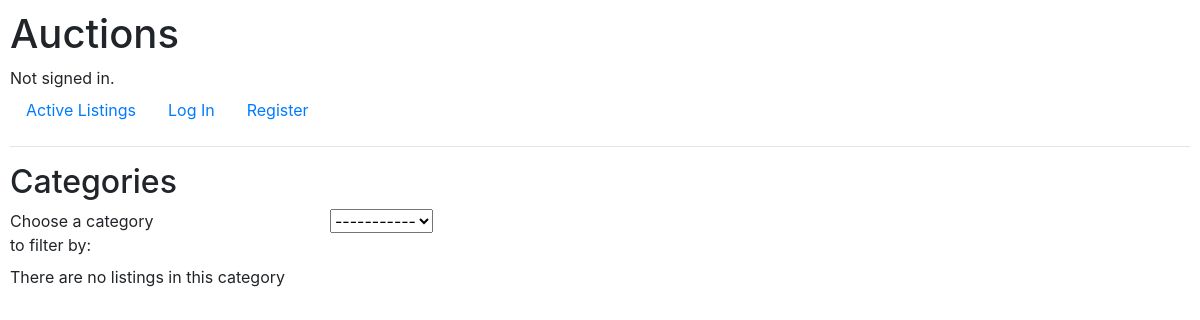
The page /categories on the database as committed earlier.
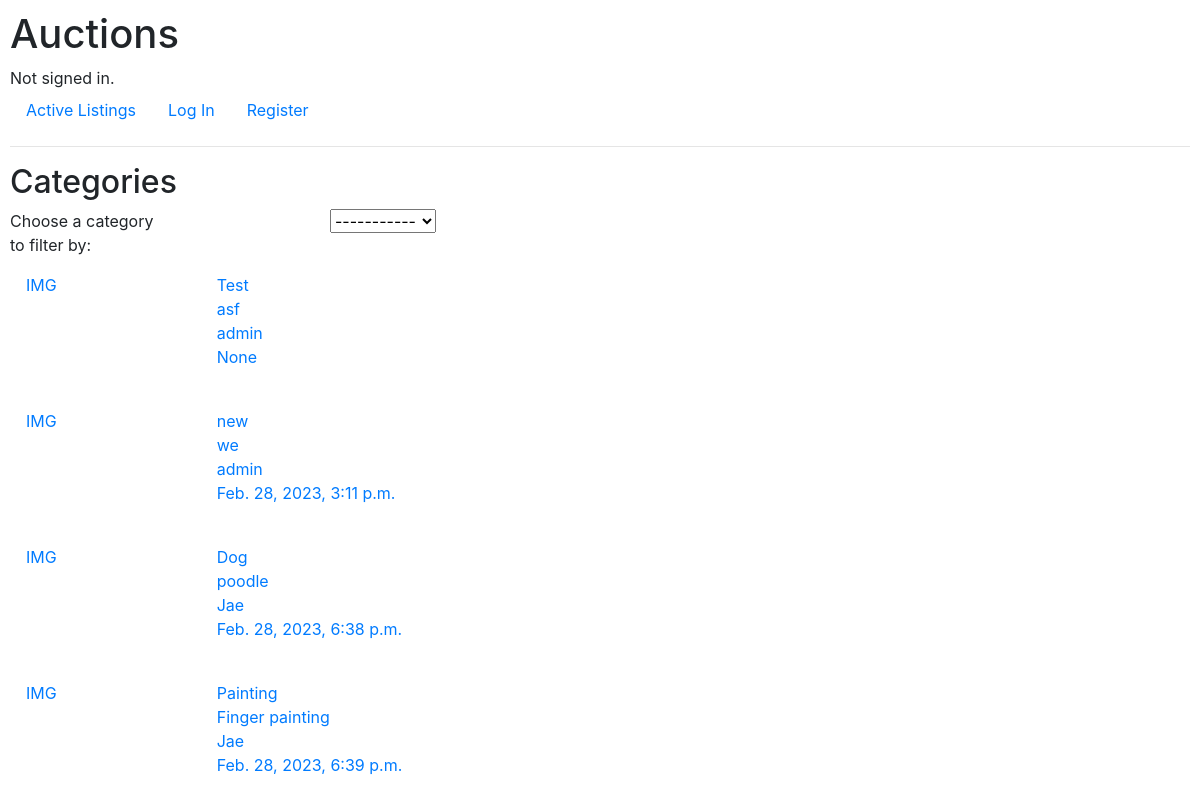
The same page on the database as committed later.
### auctions/models.py (models this page shows, shortened)
class Listing(models.Model):
    title           = models.CharField(max_length=30)
    category        = models.ForeignKey(Category, null=True, on_delete=models.SET_NULL)
    condition       = models.ForeignKey(Condition, null=True, on_delete=models.SET_NULL)
    description     = models.TextField(max_length=300)
    start_dateTime  = models.DateTimeField(auto_now_add=True)
    end_dateTime    = models.DateTimeField(null=True, blank=True)
    seller          = models.ForeignKey(User, on_delete=models.CASCADE)
    starting_price  = models.DecimalField(max_digits=10, decimal_places=2, default=None)

class User(AbstractUser):
    pass

### auctions/views.py (the view)
# urls.py: path("categories", views.categories, name="categories"),
def categories(request):
    if request.GET.get("filter"):
        category_filter = request.GET.get("filter")
        filtered_listings = Listing.objects.filter(category = category_filter)
        return render(request, "auctions/categories.html",   {
            "categories"    : Category.objects.all(),
            "listings"      : filtered_listings
        })
    else:
        return render(request, "auctions/categories.html",   {
            "categories"    : Category.objects.all(),
            "listings"      : Listing.objects.all()
        })

### auctions/models.py (called while the page is built)
    def __str__(self):
        return f"{self.category_name}"

### auctions/templates/auctions/categories.html (shortened to what this page needs)
{% extends "auctions/layout.html" %}
{% block body %}
    <h2>Categories</h2>
    <div class="listing-row">
        <label>Choose a category to filter by: </label>
        <form action="{% url 'categories' %}" method="get">
            <select name="filter" onchange="this.form.submit()">
                <option selected disabled>-----------</option>
            </select>
        </form>
    </div>
    <div>
        {% for listing in listings %}
        <a class="nav-link" href="{% url 'listing' listing.id %}">
            <div class="listing-row">
                <div>
                    <p> IMG</p>
                </div>
                <div>
                    {{ listing.title }} <br>
                    {{ listing.description }} <br>
                    {{ listing.seller }} <br>
                    {{ listing.end_dateTime }}
                </div>
            </div>
            <br>
        </a>
        {% empty %}
        <p>There are no listings in this category</p>
        {% endfor %}
    </div>
{% endblock %}

Rows that differ between the two databases and show on the page:
added Listing: title "Test", description "asf", seller "admin", end_dateTime "None"
added Listing: title "new", description "we", seller "admin", end_dateTime "Feb. 28, 2023, 3:11 p.m."
added Listing: title "Dog", description "poodle", seller "Jae", end_dateTime "Feb. 28, 2023, 6:38 p.m."
added Listing: title "Painting", description "Finger painting", seller "Jae", end_dateTime "Feb. 28, 2023, 6:39 p.m."
Other text that changed with them:
text no longer shown: "There are no listings in this category"
